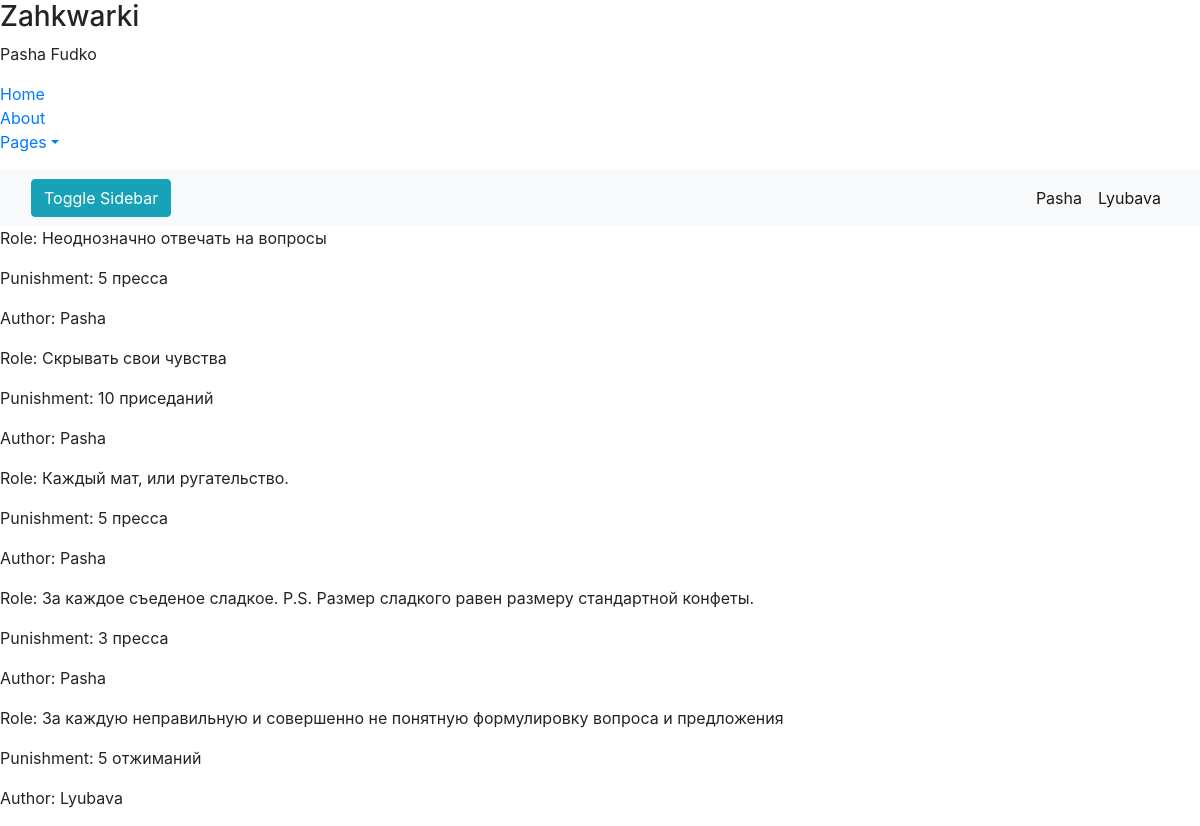
/posts/, run on the app's committed database.
### blog/models.py (models this page shows, shortened)
class Post(models.Model):
    id = models.AutoField(primary_key=True)
    author = models.ForeignKey('auth.User', on_delete=models.CASCADE, related_name='author')
    for_whom = models.ForeignKey('auth.User', on_delete=models.CASCADE, related_name='for_whom')
    text = models.TextField()
    punishment_count = models.PositiveIntegerField()
    punishment_type = models.CharField(max_length=50)
    punishment_quantity = models.PositiveIntegerField(default=0)
    created_date = models.DateTimeField(default=timezone.now)
    published_date = models.DateTimeField(blank=True, null=True)

### blog/views.py (the view)
# urls.py: path('posts/', views.post_list, name='post_list'),
def post_list(request):
    posts = Post.objects.all().order_by('created_date')
    users = User.objects.exclude(username='admin')
    return render(request, 'blog/post_list.html', {'posts': posts, 'users': users})

### blog/templates/blog/post_list.html (shortened to what this page needs)
<html>
  <head>
    <link rel="stylesheet" href="https://stackpath.bootstrapcdn.com/bootstrap/4.2.1/css/bootstrap.min.css">
    {% load static %}
    <link rel="stylesheet" type="text/css" href="{% static 'css/style.scss' %}">
  </head>
  <body>
    <div class="wrapper" id="app">
        {% block sidebar %}
            <nav id="sidebar">
                <div class="sidebar-header">
                    <h3>Zahkwarki</h3>
                </div>
                <ul class="list-unstyled components">
                    <p>Pasha Fudko</p>
                    <li class="">
                        <a href="{% url 'post_list' %}">Home</a>
                    </li>
                    <li>
                        <a href="{% url 'about' %}">About</a>
                    </li>
                    <li>
                        <a href="#pageSubmenu" data-toggle="collapse" aria-expanded="false" class="dropdown-toggle">Pages</a>
                    </li>
                </ul>
            </nav>
        {% endblock %}
        <div id="content">
            {% block header %}
                <nav class="navbar navbar-expand-lg navbar-light bg-light">
                    <div class="container-fluid">
                        <button type="button" id="sidebarCollapse" class="btn btn-info">
                            <span>Toggle Sidebar</span>
                        </button>
                        <div class="collapse navbar-collapse" id="navbarSupportedContent">
                            <ul class="nav navbar-nav ml-auto">
                                {% for user in users %}
                                    <li class="nav-item active">
                                        <a class="nav-link" href="{% url 'user_list' user.id %}">{{ user.username }}</a>
                                    </li>
                                {% endfor %}
                            </ul>
                        </div>
                    </div>
                </nav>
            {% endblock %}
            {% block content %}
                {% for post in posts %}
                    <div class="row">
                        <div class="col-11">
                            <p>Role: {{ post.text }}</p>
                            <p>Punishment: {{ post.punishment_quantity }} {{ post.punishment_type }}</p>
                            <p>Author: {{ post.author }}</p>
                        </div>
                        <div class="col-1 punishment-count">
                        </div>
                    </div>
                {% endfor %}
            {% endblock %}
        </div>
    </div>
  </body>
</html>

### data on the page
Post: text "Неоднозначно отвечать на вопросы", punishment_quantity "5", punishment_type "пресса", author "Pasha"
Post: text "Скрывать свои чувства", punishment_quantity "10", punishment_type "приседаний", author "Pasha"
Post: text "Каждый мат, или ругательство.", punishment_quantity "5", punishment_type "пресса", author "Pasha"
Post: text "За каждое съеденое сладкое. P.S. Размер сладкого равен размеру стандартной конфеты.", punishment_quantity "3", punishment_type "пресса", author "Pasha"
Post: text "За каждую неправильную и совершенно не понятную формулировку вопроса и предложения", punishment_quantity "5", punishment_type "отжиманий", author "Lyubava"

### other printed values
{{ user.username }} "Pasha"
{{ user.username }} "Lyubava"
